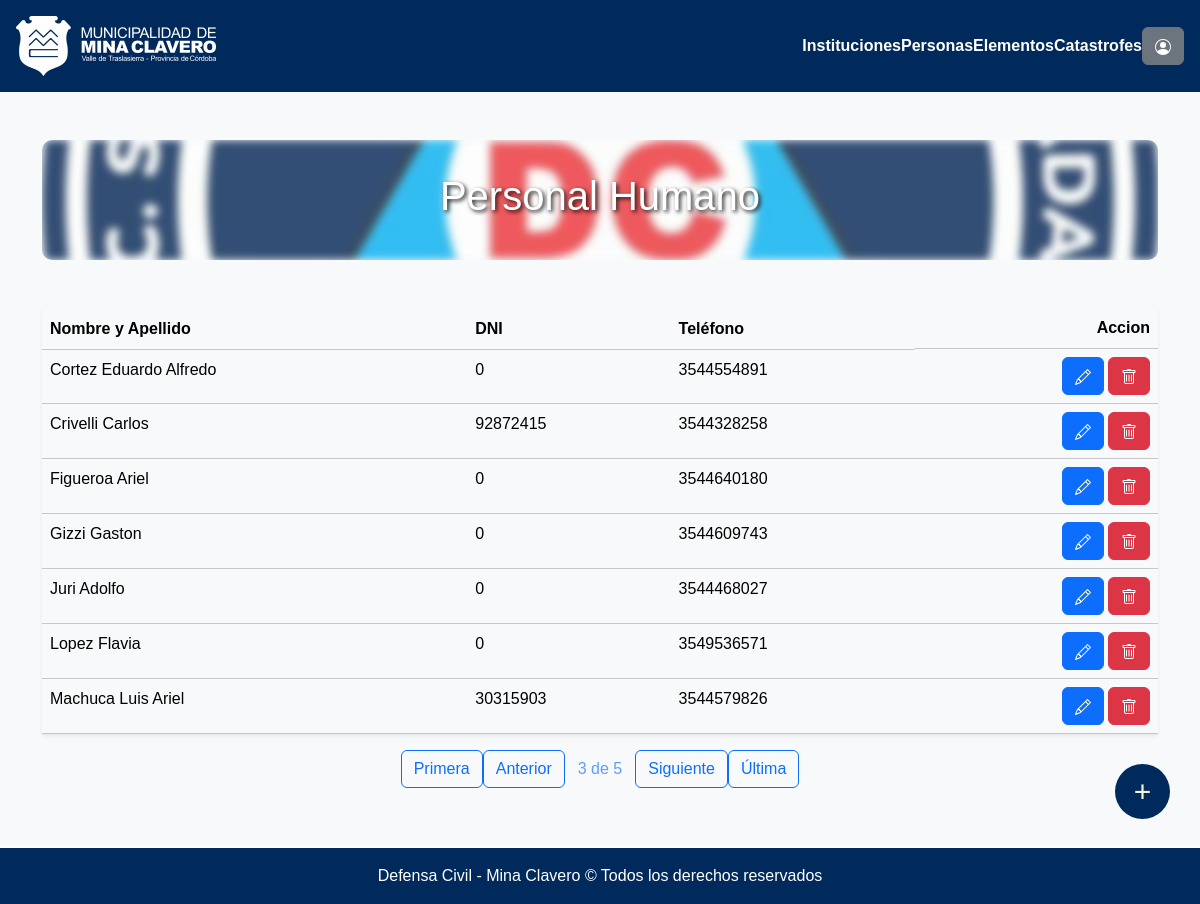
The app's page /personas/?page=3 (signed in), older data.
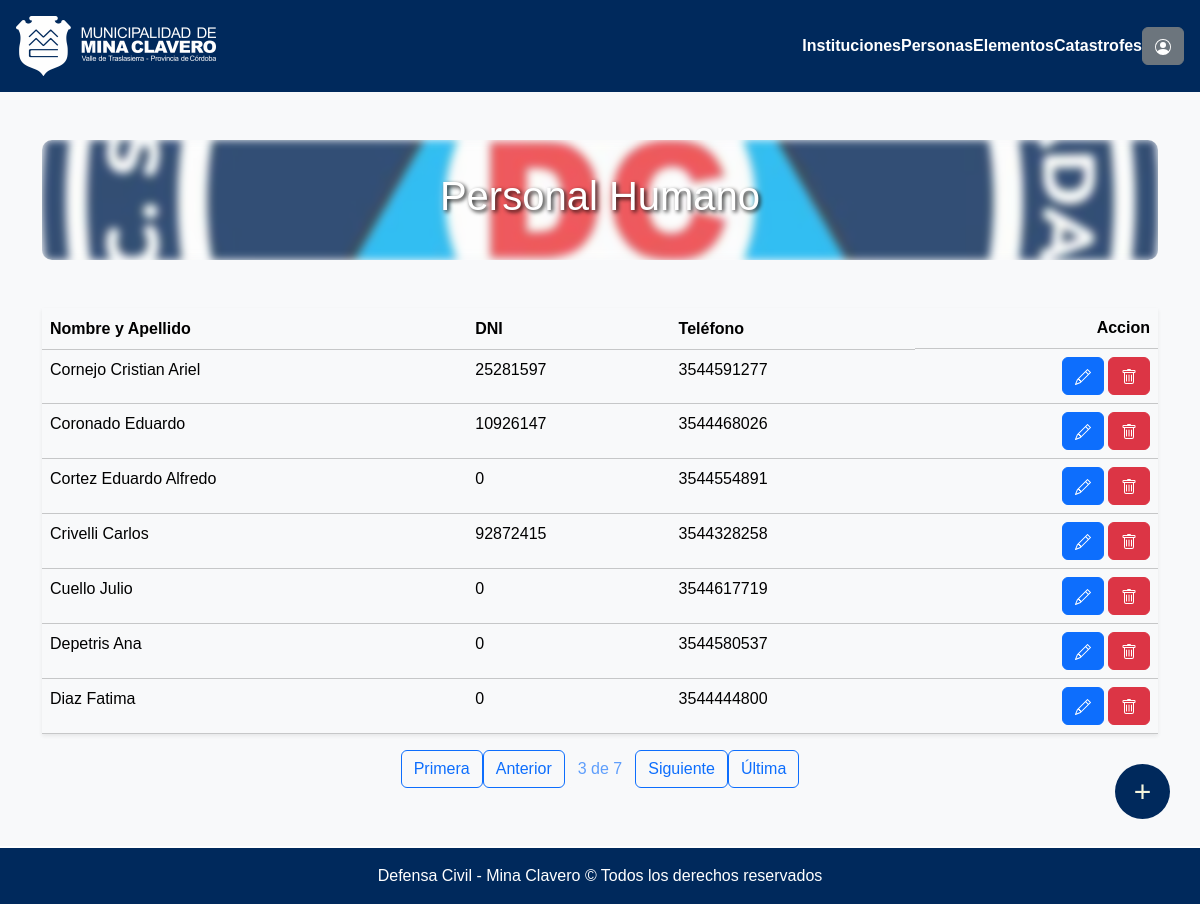
The same page, newer data.
### seguridadVial/models.py (models this page shows, shortened)
class Persona(models.Model):
    nombre_apellido = models.CharField(max_length=120)
    dni = models.IntegerField(default=0)
    telefono = models.CharField(max_length=30, default="",null=True, blank=True)
    id_institucion = models.ManyToManyField('Institucion', through="InstitucionCargoPersona")

### seguridadVial/views.py (the view)
# urls.py: path("personas/", login_required(permission_required('seguridadVial.view_persona')(views.listaPersona.as_view())), name="listaPersonas"),
class listaPersona(ListView):
    model = Persona
    template_name = os.path.join("defensaCivil", "listas", "listaPersonas.html")
    context_object_name = 'personas'
    paginate_by = 7
    def get_queryset(self):
        return Persona.objects.all().order_by('nombre_apellido')

### municipalidad/templates/defensaCivil/listas/listaPersonas.html (shortened to what this page needs)
{% extends "defensaCivil/base.html" %}
{% load static %}
{% block contenido %}
<div class="container mt-5">
  <div class="cont mb-5">
    <h1 class="titulo">Personal Humano</h1>
  </div>
    <table class="table table-light shadow-sm  mt-2">
        <thead class="bg-light">
          <tr>
            <th scope="col">Nombre y Apellido</th>
            <th scope="col" class="d-none d-md-table-cell">DNI</th>
            <th scope="col" class="d-none d-md-table-cell">Teléfono</th>
            <th scope="col" class="d-flex justify-content-end">Accion</th>
          </tr>
        </thead>
        <tbody>
          {% for persona in personas %}
            {% if persona.nombre != "seleccionar persona" %}
              <tr>
                <td style="cursor: pointer;" onclick="window.location.href='{% url 'modificarPersona' persona.id %}'">{{ persona.nombre_apellido | title}}</td>
                <td style="cursor: pointer;" class="d-none d-md-table-cell" onclick="window.location.href='{% url 'modificarPersona' persona.id %}'">{{ persona.dni | default_if_none:"-----" }}</td>
                <td style="cursor: pointer;" class="d-none d-md-table-cell" onclick="window.location.href='{% url 'modificarPersona' persona.id %}'">{{ persona.telefono | default_if_none:"-----" }}</td>
                <td>
                  <div class="d-flex justify-content-end align-items-center">
                    <a class="btn btn-primary" href="{% url 'modificarPersona' persona.id %}">
                    </a>
                    <a class="btn btn-danger ms-1" href="{% url 'borrarPersona' persona.id %}">
                    </a>
                  </div>
                </td>
              </tr>
            {% endif %}
          {% endfor %}
        </tbody>
    </table>
    <div class="pagination justify-content-center">
        {% if page_obj.has_previous %}
            <a class="btn btn-outline-primary mb-3" href="?page=1">
                Primera
            </a>
            <a class="btn btn-outline-primary mb-3" href="?page={{ page_obj.previous_page_number }}">
                Anterior
            </a>
        {% endif %}
        <span class="current-page btn btn-outline-light disabled text-primary mb-3">
            {{ page_obj.number }} de {{ page_obj.paginator.num_pages }}
        </span>
        {% if page_obj.has_next %}
            <a class="btn btn-outline-primary mb-3" href="?page={{ page_obj.next_page_number }}">
                Siguiente
            </a>
            <a class="btn btn-outline-primary mb-3" href="?page={{ page_obj.paginator.num_pages }}">
                Última
            </a>
        {% endif %}
    </div>
    <a href={% url "nuevaPersona" %} class="customButton">+</a>
</div>
{% endblock %}

Row changes from the older to the newer data that the page shows:
no longer on this page (row unchanged): Persona: nombre_apellido "Figueroa Ariel", dni "0", telefono "3544640180"
no longer on this page (row unchanged): Persona: nombre_apellido "Gizzi Gaston", dni "0", telefono "3544609743"
no longer on this page (row unchanged): Persona: nombre_apellido "Juri Adolfo", dni "0", telefono "3544468027"
no longer on this page (row unchanged): Persona: nombre_apellido "Lopez Flavia", dni "0", telefono "3549536571"
no longer on this page (row unchanged): Persona: nombre_apellido "Machuca Luis Ariel", dni "30315903", telefono "3544579826"
added Persona: nombre_apellido "Cornejo Cristian Ariel", dni "25281597", telefono "3544591277"
now on this page (row unchanged): Persona: nombre_apellido "Coronado Eduardo", dni "10926147", telefono "3544468026"
added Persona: nombre_apellido "Cuello Julio", dni "0", telefono "3544617719"
added Persona: nombre_apellido "Depetris Ana", dni "0", telefono "3544580537"
added Persona: nombre_apellido "Diaz Fatima", dni "0", telefono "3544444800"
Text that changed along with them:
{{ page_obj.paginator.num_pages }}: "5" → "7"
